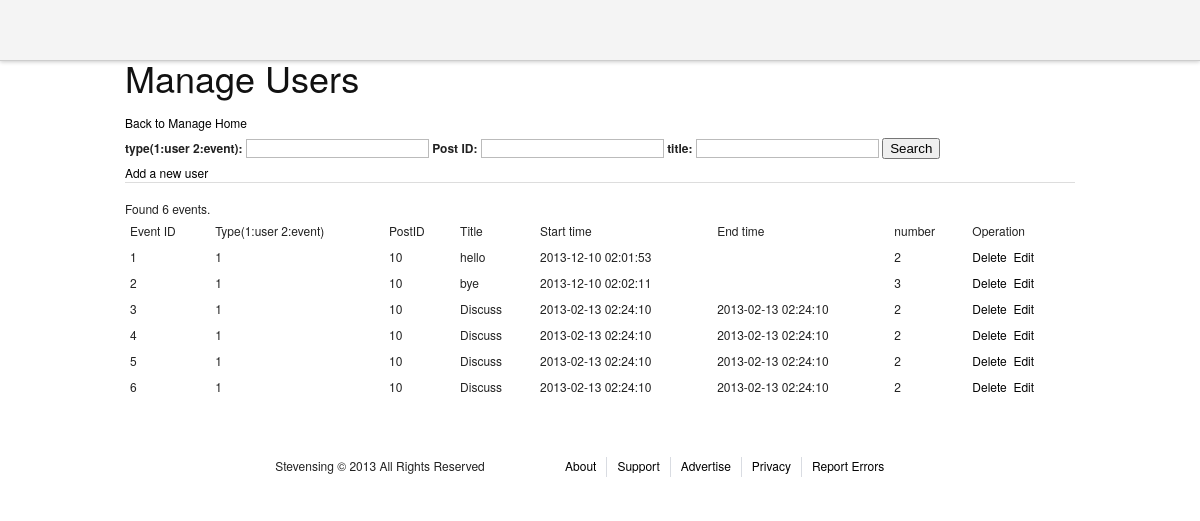
The page /admin/managevents.php on the database its author committed.
### tables this page shows
CREATE TABLE IF NOT EXISTS `events` (
  `event_id` int(11) NOT NULL AUTO_INCREMENT,
  `entity_id` int(11) NOT NULL,
  `entity_type` tinyint(4) NOT NULL,
  `title` varchar(200) NOT NULL,
  `content` varchar(600) NOT NULL,
  `starttime` timestamp NULL DEFAULT NULL,
  `endtime` timestamp NULL DEFAULT NULL,
  `number` smallint(6) DEFAULT NULL,
  `timestamp` timestamp NOT NULL DEFAULT CURRENT_TIMESTAMP ON UPDATE CURRENT_TIMESTAMP,
  PRIMARY KEY (`event_id`)
);

### admin/managevents.php (the view, shortened to what this page needs)
<?php
include "header.php";
include "mysqli_connection.php";
?>
<div>
<h1>Manage Users</h1>
<a href = "adminhome.php">Back to Manage Home</a>
</div>
<div>
<form action = "#" method = "GET">
<label for = "type">type(1:user 2:event): </label><input type = "text" name = "type" value = "<?php echo isset($_GET['type'])?$_GET['type']:"";?>" />
<label for = "PostID">Post ID: </label><input type = "text" name = "PostID" value = "<?php echo isset($_GET['PostID'])?$_GET['PostID']:"";?>" />
<label for = "title">title: </label><input type = "text" name = "title"  value = "<?php echo isset($_GET['title'])?$_GET['title']:"";?>" />
<input type = "submit" value = "Search" />
</form>
</div>
<div>
<a href="editevents.php">Add a new user</a>
</div>
<hr />
<div>
<table>
<thead >
<td>Event ID</td><td>Type(1:user 2:event)</td><td>PostID</td><td>Title</td><td>Start time</td><td>End time</td><td>number</td><td>Operation</td>
</thead>
<tbody>
<?php
$filter = "true";
$perNumber = 25;
if(isset($_GET['page']))$page = $_GET['page'];
else $page=1;
$count = $mysqli->query("select count(*) from events WHERE " . $filter . ";");
$rs = mysqli_fetch_array($count);
$totalNumber = $rs[0];
if ($totalNumber == 0){
        echo "<div><font color='red'>No result!</font></div>";
}
else{
        echo "<div>Found " . $totalNumber. " events.</div>";
}
$startCount = ($page - 1) * $perNumber;
$result = $mysqli->query("select * from events WHERE (" . $filter .") LIMIT $startCount, $perNumber");
if ($result){
        while ($row = mysqli_fetch_array($result)){
?>
<tr>
<td><?php echo $row["event_id"];?></td>
<td><?php echo $row["entity_type"];?></td>
<td><?php echo $row["entity_id"];?></td>
<td><?php echo $row["title"];?></td>
<td><?php echo $row["starttime"];?></td>
<td><?php echo $row["endtime"];?></td>
<td><?php echo $row["number"];?></td>
<td><a href="javascript:" onclick = "show_delete_yes(this,<?php echo $row['event_id'];?>);" >Delete</a>&nbsp&nbsp<a href="editcourse.php?id=<?php echo $row['event_id'];?>">Edit</a></td>
</tr>
</tbody>
<?php
        }
 }
?>
</table>
</div>
<?php
include "footer.php";

### stylesheets/screen.css (style rules this page uses)
html { margin:0;padding:0;border:0; }
body, div, span, object, iframe, h1, h2, h3, h4, h5, h6, p, blockquote, pre, a, abbr, acronym, address, code, del, dfn, em, img, q, dl, dt, dd, ol, ul, li, fieldset, form, label, legend, table, caption, tbody, tfoot, thead, tr, th, td, article, aside, dialog, figure, footer, header, hgroup, nav, section { margin:0;padding:0;border:0;font-size:100%;font:inherit;vertical-align:baseline; }
body { line-height:1.5;background:white; }
table { border-collapse:separate;border-spacing:0; }
caption, th, td { text-align:left;font-weight:normal;float:none !important; }
table, th, td { vertical-align:middle; }
html { font-size:100.01%; }
body { font-size:75%;color:#222;background:#fff;font-family:"Helvetica Neue", Arial, Helvetica, sans-serif; }
h1, h2, h3, h4, h5, h6 { font-weight:normal;color:#111; }
h1 { font-size:3em;line-height:1;margin-bottom:0.5em; }
a { color:#06c;text-decoration:underline; }
table { margin-bottom:1.4em;width:100%; }
th, td, caption { padding:4px 10px 4px 5px; }
label { font-weight:bold; }
input[type=text], input[type=password], input[type=url], input[type=email], input.text, input.title, textarea { background-color:#fff;border:1px solid #bbb;color:#000; }
input[type=text], input[type=password], input[type=url], input[type=email], input.text, input.title, textarea, select { margin:0.5em 0; }
hr { background:#ddd;color:#ddd;clear:both;float:none;width:100%;height:1px;margin:0 0 17px;border:none; }

### stylesheets/common.css (style rules this page uses)
body { font-family: 'Helvetica Neue', Helvetica, Arial, 'lucida grande',tahoma,verdana,arial,sans-serif; }
a, a:hover, a:visited, a:link { color: #000; text-decoration: none; }

### rows shown on the page
events: event_id "1", entity_type "1", entity "10", title "hello", starttime "2013-12-10 02:01:53", number "2"
events: event_id "2", entity_type "1", entity "10", title "bye", starttime "2013-12-10 02:02:11", number "3"
events: event_id "3", entity_type "1", entity "10", title "Discuss", starttime "2013-02-13 02:24:10", endtime "2013-02-13 02:24:10", number "2"
events: event_id "4", entity_type "1", entity "10", title "Discuss", starttime "2013-02-13 02:24:10", endtime "2013-02-13 02:24:10", number "2"
events: event_id "5", entity_type "1", entity "10", title "Discuss", starttime "2013-02-13 02:24:10", endtime "2013-02-13 02:24:10", number "2"
events: event_id "6", entity_type "1", entity "10", title "Discuss", starttime "2013-02-13 02:24:10", endtime "2013-02-13 02:24:10", number "2"

### other values the page prints
$totalNumber "6"
